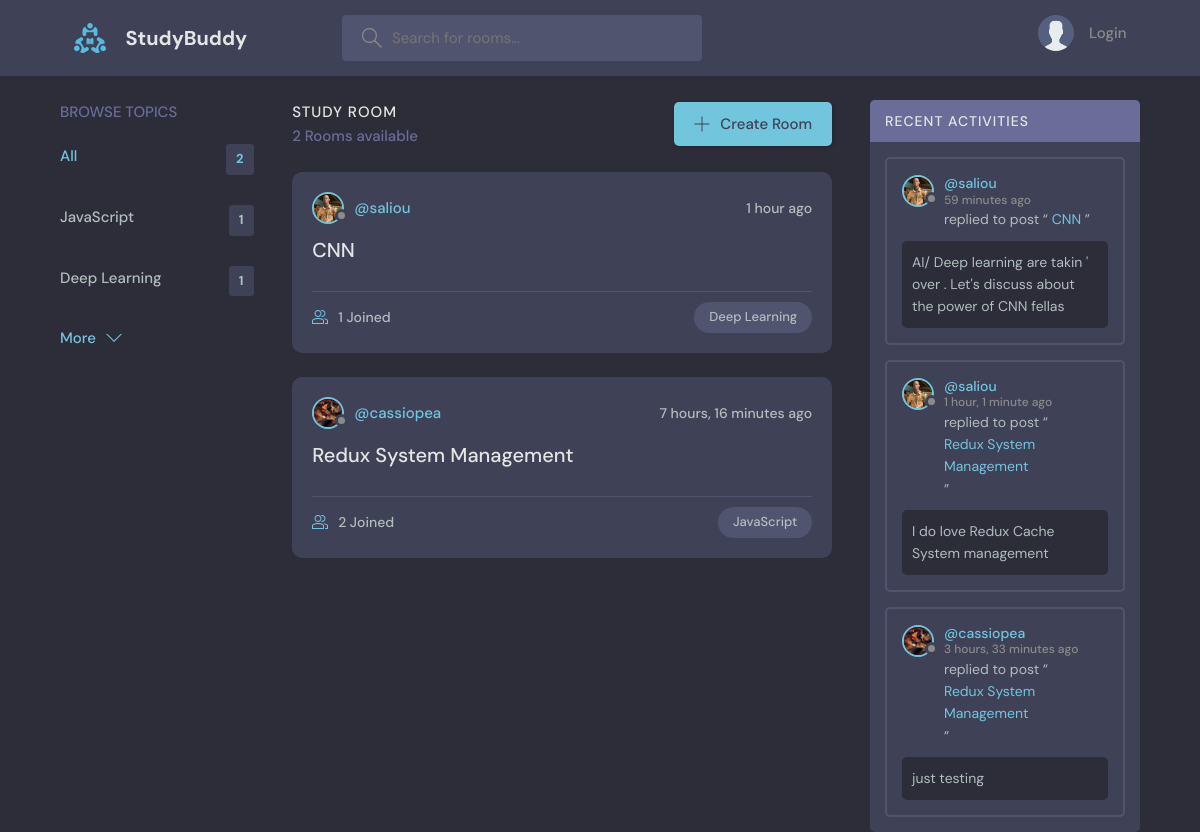
The page / on the database its author committed.
### base/models.py (models this page shows, shortened)
class Topic ( models.Model ) :
    name = models.CharField ( max_length = 200 )

class Room ( models.Model ) :
    host = models.ForeignKey ( 'User', on_delete = models.SET_NULL, null = True )
    participants = models.ManyToManyField (
        'User',
        related_name = 'participants',
        blank = True
    )
    topic = models.ForeignKey ( Topic , on_delete = models.SET_NULL, null = True )
    name = models.CharField ( max_length = 200 )
    description = models.TextField ( null = True , blank = True )
    created = models.DateTimeField ( auto_now_add = True )
    updated = models.DateTimeField ( auto_now = True )
    class Meta:
        ordering = [ '-updated', '-created' ]

class User ( AbstractUser ) :
    name = models.CharField ( max_length = 200 , null = True  )
    email = models.EmailField ( unique = True , null = True  )
    bio = models.TextField ( null = True )
    avatar = models.ImageField ( null = True , default = 'avatar.svg' )
    USERNAME_FIELD = 'email'
    REQUIRED_FIELDS = [  ]

class Message ( models.Model ) :
    user = models.ForeignKey ( 'User', on_delete = models.CASCADE ) ;
    room = models.ForeignKey ( Room , on_delete = models.CASCADE )
    body = models.CharField ( max_length = 200 )
    created = models.DateTimeField ( auto_now_add = True )
    updated = models.DateTimeField ( auto_now = True )

### base/views.py (the view)
def home ( request ) :
    topics = Topic.objects.all () [ 0 : 4 ]
    query = request.GET.get('query') if request.GET.get('query') != None else ''
    rooms = Room.objects.filter(
        Q( topic__name__icontains = query ) |
        Q ( name__icontains = query )
     )
    room_count = rooms.count()
    room_messages= Message.objects.filter(
        Q( room__topic__name__icontains = query )
    ).order_by ( '-created')
    context = {
        'rooms' : rooms,
        'topics' : topics,
        'room_count': room_count,
        'room_messages' : room_messages
    }
    return render ( request , 'base/home.html' , context )

### base/templates/base/home.html
{% extends 'main.html' %}
{% block body %}
    <main class="layout layout--3">
        <div class="container">
        {% include 'base/topics_component.html' %}
        {% include 'base/feed_component.html' %}
        {% include 'base/activity_component.html' %}
        </div>
    </main>
{% endblock body %}

### base/templates/base/topics_component.html
<div class="topics">
    <div class="topics__header">
    <h2>Browse Topics</h2>
    </div>
    <ul class="topics__list">
    <li>
        <a href="{% url 'homepage' %}" class="active">
            All
            <span>{{ topics.count }}</span>
        </a>
    </li>
    {% for topic in topics %}
        <li>
            <a href="{% url 'homepage' %}?query={{ topic.name }}">
                {{ topic.name }}
                <span>{{ topic.room_set.all.count }} </span></a>
        </li>
    {% endfor %}
    </ul>
    <a class="btn btn--link" href="{% url 'topicsPage' %}">
    More
    <svg version="1.1" xmlns="http://www.w3.org/2000/svg" width="32" height="32" viewBox="0 0 32 32">
        <title>More topics </title>
        <path d="M16 21l-13-13h-3l16 16 16-16h-3l-13 13z"></path>
    </svg>
    </a>
</div>

### base/templates/base/feed_component.html (shortened to what this page needs)
<div class="roomList">
    <div class="roomList__header">
    <div>
        <h2>Study Room</h2>
        <p>{{ room_count }} Rooms available</p>
    </div>
    <a class="btn btn--main" href="{% url 'create_room' %}">
        <svg version="1.1" xmlns="http://www.w3.org/2000/svg" width="32" height="32" viewBox="0 0 32 32">
        <title>add</title>
        <path
            d="M16.943 0.943h-1.885v14.115h-14.115v1.885h14.115v14.115h1.885v-14.115h14.115v-1.885h-14.115v-14.115z"
        ></path>
        </svg>
        Create Room
    </a>
    </div>
    {% for room in rooms %}
        <div class="roomListRoom">
        <div class="roomListRoom__header">
            <a
                href="{% url 'userProfile' room.host.id %}"
                class="roomListRoom__author"
            >
            <div class="avatar avatar--small">
                <img src="{{ room.host.avatar.url }}" />
            </div>
            <span>@{{ room.host.username }}</span>
            </a>
            <div class="roomListRoom__actions">
            <span>{{ room.created | timesince }} ago</span>
            </div>
        </div>
        <div class="roomListRoom__content">
            <a href="{% url 'rooms' room.id %}">{{ room.name }} </a>
        </div>
        <div class="roomListRoom__meta">
            <a href="{% url 'rooms' room.id %}" class="roomListRoom__joined">
            {{ room.participants.all.count }} Joined
            </a>
            <p class="roomListRoom__topic">{{ room.topic.name}}</p>
        </div>
        </div>
    {% endfor %}
</div>

### base/templates/base/activity_component.html (shortened to what this page needs)
<div class="activities">
    <div class="activities__header">
        <h2>Recent Activities</h2>
    </div>
    {% for message in room_messages %}
        <div class="activities__box">
        <div class="activities__boxHeader roomListRoom__header">
            <a
                href="{% url 'userProfile' message.user.id %}"
                class="roomListRoom__author"
            >
            <div class="avatar avatar--small">
                <img src="{{ message.user.avatar.url }}" />
            </div>
            <p>
                @{{ message.user.username }}
                <span>{{ message.created | timesince }} ago</span>
            </p>
            </a>
        </div>
        <div class="activities__boxContent">
            <p>
                replied to post “
                <a href="{% url 'rooms' message.room.id %}">
                    {{ message.room.name }}
                </a>
                ”
            </p>
            <div class="activities__boxRoomContent">
                {{ message.body }}
            </div>
        </div>
        </div>
    {% endfor %}
</div>

### rows shown on the page
Topic: name "JavaScript", room_set.all.count "1"
Topic: name "Deep Learning", room_set.all.count "1"
Room: host.avatar (picture), host.username "saliou", created "1 hour", name "CNN", participants.all.count "1", topic.name "Deep Learning"
Room: host.avatar (picture), host.username "cassiopea", created "7 hours, 16 minutes", name "Redux System Management", participants.all.count "2", topic.name "JavaScript"
Message: user.avatar (picture), user.username "saliou", created "59 minutes", room.name "CNN", body "AI/ Deep learning are takin ' over . Let's discuss about the power of CNN fellas"
Message: user.avatar (picture), user.username "saliou", created "1 hour, 1 minute", room.name "Redux System Management", body "I do love Redux Cache System management"
Message: user.avatar (picture), user.username "cassiopea", created "3 hours, 33 minutes", room.name "Redux System Management", body "just testing"

### other values the page prints
{{ topics.count }} "2"
{{ room_count }} "2"
